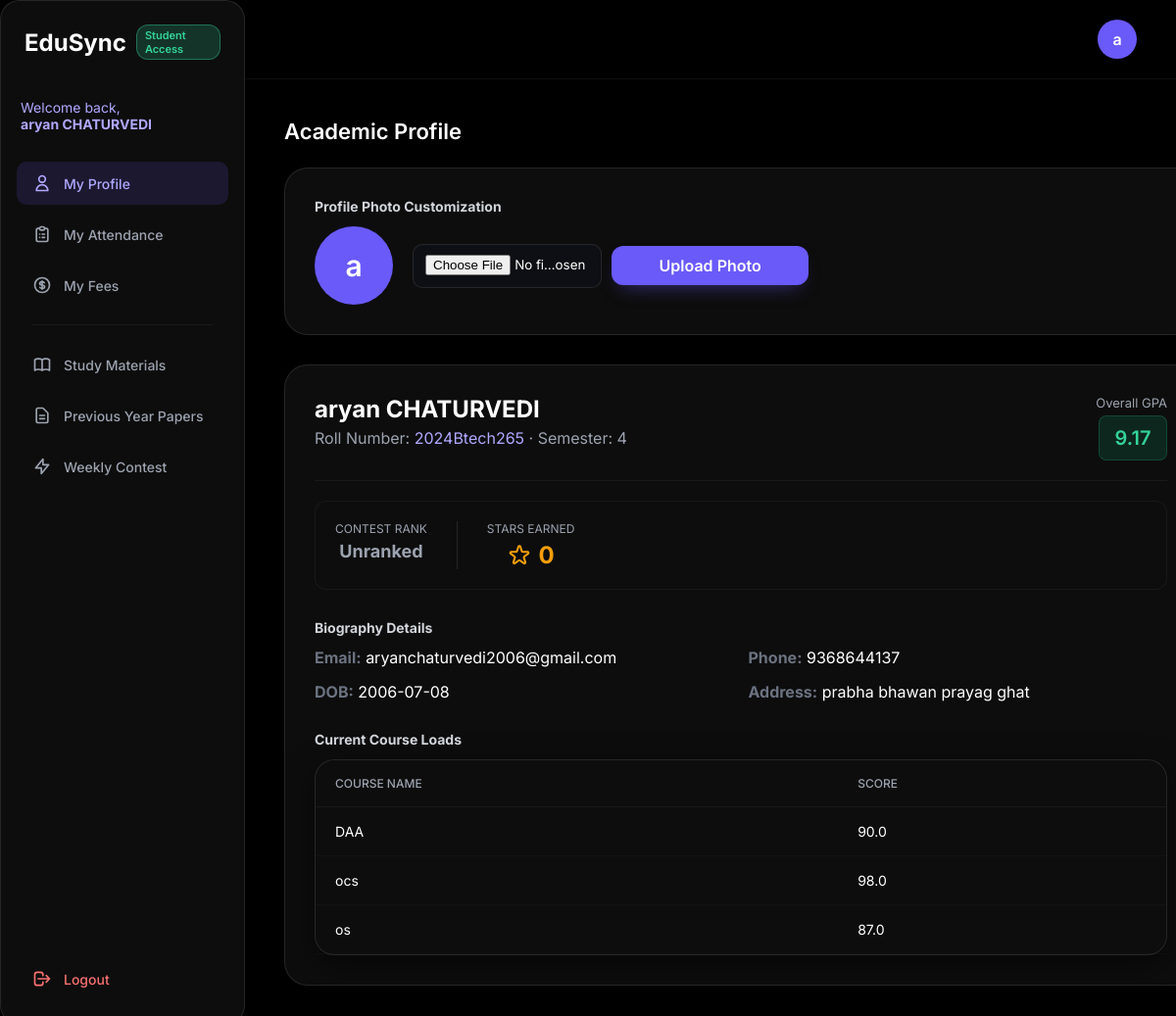
/student_dashboard (signed in), run on the app's committed database.
### tables this page shows
CREATE TABLE students (
            id INTEGER PRIMARY KEY AUTOINCREMENT,
            name TEXT,
            roll TEXT,
            age INTEGER,
            dob TEXT,
            gender TEXT,
            address TEXT,
            phone TEXT,
            email TEXT,
            semester TEXT,
            gpa REAL,
            attendance TEXT,
            extra_activities TEXT,
            sports_achievements TEXT,
            courses TEXT
        , password TEXT DEFAULT 'student123', profile_pic TEXT DEFAULT '', stars INTEGER DEFAULT 0, contest_rank TEXT DEFAULT 'Unranked');

### app.py (the view)
@app.route('/student_dashboard')
def student_dashboard():
    if 'user' not in session or session.get('role') != 'student':
        return redirect(url_for('login'))
    student_id = session['student_id']
    conn = sqlite3.connect('students.db')
    cursor = conn.cursor()
    cursor.execute("SELECT * FROM students WHERE id=?", (student_id,))
    student = cursor.fetchone()
    courses = json.loads(student[14]) if student[14] else []
    cursor.execute("SELECT * FROM fees WHERE student_id=?", (student_id,))
    fee_record = cursor.fetchone()
    cursor.execute("SELECT * FROM transactions WHERE student_id=? ORDER BY date DESC", (student_id,))
    txs = cursor.fetchall()
    cursor.execute("SELECT * FROM documents WHERE student_id=? AND file_type='Assignment Submission' ORDER BY uploaded_at DESC", (student_id,))
    assignments = cursor.fetchall()
    cursor.execute("SELECT * FROM documents WHERE student_id IS NULL AND file_type != 'Assignment Submission' AND is_pyq=0 ORDER BY uploaded_at DESC")
    study_materials = cursor.fetchall()
    cursor.execute("SELECT * FROM documents WHERE is_pyq=1 ORDER BY uploaded_at DESC")
    pyqs = cursor.fetchall()
    cursor.execute("SELECT * FROM assignment_tasks ORDER BY due_date ASC")
    all_tasks = cursor.fetchall()
    cursor.execute('''
        SELECT q.id, q.title, q.due_date, q.duration_minutes, a.start_time, a.submit_time, a.score
        FROM quizzes q
        LEFT JOIN quiz_attempts a ON q.id = a.quiz_id AND a.student_id = ?
        ORDER BY q.due_date ASC
    ''', (student_id,))
    active_quizzes = cursor.fetchall()
    cursor.execute("SELECT * FROM live_classes ORDER BY created_at DESC")
    live_classes = cursor.fetchall()
    alerts = generate_notifications(student_id)
    task_dashboard = []
    now = datetime.now()
    for t in all_tasks:
        try:
            due_dt = datetime.fromisoformat(t[3])
        except ValueError:
            due_dt = datetime.strptime(t[3], "%Y-%m-%dT%H:%M") # fallback
        locked = now > due_dt
        cursor.execute("SELECT COUNT(*) FROM documents WHERE student_id=? AND assignment_task_id=?", (student_id, t[0]))
        attempts = cursor.fetchone()[0]
        task_dashboard.append({
            "id": t[0],
            "title": t[1],
            "desc": t[2],
            "due": t[3].replace("T", " "),
            "file_path": t[4],
            "locked": locked,
            "attempts": attempts,
            "can_submit": (not locked) and (attempts < 2)
        })
    conn.close()
    return render_template('student_portal.html', student=student, courses=courses, fee_record=fee_record, transactions=txs, assignments=assignments, study_materials=study_materials, pyqs=pyqs, task_dashboard=task_dashboard, active_quizzes=active_quizzes, notifications=alerts, live_classes=live_classes)

### templates/student_portal.html (shortened to what this page needs)
<!DOCTYPE html>
<html lang="en">
<head>
    <link rel="stylesheet" href="{{ url_for('static', filename='style.css') }}">
</head>
<body class="dashboard-body">
    <div class="dashboard-layout">
        <aside class="sidebar glass-panel-dark">
            <div class="brand">
                <h2>EduSync</h2>
                <span class="badge"
                    style="background: rgba(52, 211, 153, 0.2); color: #34d399; border: 1px solid rgba(52, 211, 153, 0.4);">Student
                    Access</span>
            </div>
            <div style="padding: 10px 20px; color: #b0a8fe; font-size: 14px; margin-bottom: 20px;">
                Welcome back, <br><b>{{ student[1] }}</b>
            </div>
            <nav class="sidebar-nav">
                <a href="#" class="nav-link active" onclick="showTab('profile-tab', this)">
                    <svg width="20" height="20" fill="none" stroke="currentColor" viewBox="0 0 24 24">
                        <path stroke-linecap="round" stroke-linejoin="round" stroke-width="2"
                            d="M16 7a4 4 0 11-8 0 4 4 0 018 0zM12 14a7 7 0 00-7 7h14a7 7 0 00-7-7z"></path>
                    </svg>
                    My Profile
                </a>
                <a href="#" class="nav-link" onclick="showTab('attendance-tab', this)">
                    My Attendance
                </a>
                <a href="#" class="nav-link" onclick="showTab('fees-tab', this)">
                    My Fees
                </a>
                <hr style="border: 0; border-top: 1px solid rgba(255,255,255,0.05); margin: 10px 16px;">
                <a href="#" class="nav-link" onclick="showTab('resources-tab', this)">
                    Study Materials
                </a>
                <a href="#" class="nav-link" onclick="showTab('pyq-tab', this)">
                    <svg width="20" height="20" fill="none" stroke="currentColor" viewBox="0 0 24 24">
                        <path stroke-linecap="round" stroke-linejoin="round" stroke-width="2" d="M9 12h6m-6 4h6m2 5H7a2 2 0 01-2-2V5a2 2 0 012-2h5.586a1 1 0 01.707.293l5.414 5.414a1 1 0 01.293.707V19a2 2 0 01-2 2z"></path>
                    </svg>
                    Previous Year Papers
                </a>
                <a href="#" class="nav-link" onclick="showTab('contest-tab', this)">
                    <svg width="20" height="20" fill="none" stroke="currentColor" viewBox="0 0 24 24">
                        <path stroke-linecap="round" stroke-linejoin="round" stroke-width="2" d="M13 10V3L4 14h7v7l9-11h-7z"></path>
                    </svg>
                    Weekly Contest
                </a>
            </nav>
            <div class="sidebar-footer">
                <a href="/logout" class="nav-link logout-btn">
                    <svg width="20" height="20" fill="none" stroke="currentColor" viewBox="0 0 24 24">
                        <path stroke-linecap="round" stroke-linejoin="round" stroke-width="2"
                            d="M17 16l4-4m0 0l-4-4m4 4H7m6 4v1a3 3 0 01-3 3H6a3 3 0 01-3-3V7a3 3 0 013-3h4a3 3 0 013 3v1">
                        </path>
                    </svg>
                    Logout
                </a>
            </div>
        </aside>
        <main class="main-content">
            <header class="topbar" style="justify-content: flex-end; align-items:center;">
                <div class="user-profile">
                    {% if student|length > 16 and student[16] and student[16] != '' %}
                    <img src="{{ url_for('static', filename=student[16]) }}" style="width: 40px; height: 40px; border-radius: 50%; object-fit: cover; border: 2px solid #b0a8fe;">
                    {% else %}
                    <div class="avatar">{{ student[1][0] }}</div>
                    {% endif %}
                </div>
            </header>
            <div class="content-wrapper">
                <div id="profile-tab" class="tab-content active">
                    <div class="section-header">
                        <h3>Academic Profile</h3>
                    </div>
                    <div class="glass-panel form-panel" style="max-width: 900px; padding: 30px; margin-bottom: 30px;">
                        <h4 class="section-subtitle" style="margin-top:0;">Profile Photo Customization</h4>
                        <div style="display:flex; align-items: center; gap: 20px;">
                            {% if student|length > 16 and student[16] and student[16] != '' %}
                            <img src="{{ url_for('static', filename=student[16]) }}" style="width: 80px; height: 80px; border-radius: 50%; object-fit: cover; border: 3px solid #b0a8fe;">
                            {% else %}
                            <div class="avatar" style="width: 80px; height: 80px; font-size: 30px;">{{ student[1][0] }}</div>
                            {% endif %}
                            <form method="POST" action="/upload_profile_pic" enctype="multipart/form-data" style="display:flex; gap:10px; align-items:center;">
                                <input type="file" name="photo" accept="image/*" class="glass-input" required style="padding-top: 10px; max-width: 250px;">
                                <button type="submit" class="premium-btn" style="padding: 10px 20px;">Upload Photo</button>
                            </form>
                        </div>
                    </div>
                    <div class="glass-panel form-panel" style="max-width: 900px; padding: 30px;">
                        <div
                            style="display: flex; gap: 20px; border-bottom: 1px solid rgba(255,255,255,0.05); padding-bottom: 20px; margin-bottom: 20px;">
                            <div>
                                <h2 style="margin:0; font-size: 24px; color: #fff;">{{ student[1] }}</h2>
                                <p style="margin:5px 0 0 0; color: #9ca3af;">Roll Number: <span
                                        style="color:#b0a8fe;">{{ student[2] }}</span> &middot; Semester: {{ student[9]
                                    }}</p>
                            </div>
                            <div style="margin-left: auto; text-align: right;">
                                <p style="margin:0; font-size: 13px; color: #9ca3af;">Overall GPA</p>
                                {% set gpa = student[10] if student[10] is not none else 0.0 %}
                                <div class="gpa-score {% if gpa >= 8.0 %}high{% elif gpa >= 6.0 %}medium{% else %}low{% endif %}"
                                    style="display:inline-flex; font-size: 20px; padding: 6px 12px; margin-top: 5px;">
                                    {{ student[10] if student[10] is not none else 'N/A' }}
                                </div>
                            </div>
                        </div>
                        <div style="display: flex; gap: 30px; margin-bottom: 30px; padding: 20px; background: #0d0d0d; border-radius: 12px; border: 1px solid rgba(255,255,255,0.05);">
                            <div style="text-align:center;">
                                <p style="margin:0; font-size: 12px; color: #9ca3af; text-transform: uppercase;">Contest Rank</p>
                                <div style="font-size: 18px; font-weight: 700; color: #ffd700; margin-top: 5px; display: flex; align-items: center; justify-content: center; gap: 6px;">
                                    {% if student[18] == 'Platinum' %}
                                    <svg width="18" height="18" fill="none" stroke="#e5e4e2" viewBox="0 0 24 24"><path stroke-linecap="round" stroke-linejoin="round" stroke-width="2" d="M9 12l2 2 4-4M7.835 4.697a3.42 3.42 0 001.946-.806 3.42 3.42 0 014.438 0 3.42 3.42 0 001.946.806 3.42 3.42 0 013.138 3.138 3.42 3.42 0 00.806 1.946 3.42 3.42 0 010 4.438 3.42 3.42 0 00-.806 1.946 3.42 3.42 0 01-3.138 3.138 3.42 3.42 0 00-1.946.806 3.42 3.42 0 01-4.438 0 3.42 3.42 0 00-1.946-.806 3.42 3.42 0 01-3.138-3.138 3.42 3.42 0 00-.806-1.946 3.42 3.42 0 010-4.438 3.42 3.42 0 00.806-1.946 3.42 3.42 0 013.138-3.138z"></path></svg>
                                    <span style="color: #e5e4e2;">PLATINUM</span>
                                    {% elif student[18] == 'Silver' %}
                                    <svg width="18" height="18" fill="none" stroke="#c0c0c0" viewBox="0 0 24 24"><path stroke-linecap="round" stroke-linejoin="round" stroke-width="2" d="M12 8l-6 6 6 6 6-6-6-6z"></path></svg>
                                    <span style="color: #c0c0c0;">SILVER</span>
                                    {% else %}
                                    <span style="color: #9ca3af;">{{ student[18] or 'Unranked' }}</span>
                                    {% endif %}
                                </div>
                            </div>
                            <div style="text-align:center; border-left: 1px solid rgba(255,255,255,0.1); padding-left: 30px;">
                                <p style="margin:0; font-size: 12px; color: #9ca3af; text-transform: uppercase;">Stars Earned</p>
                                <div style="font-size: 24px; font-weight: 700; color: #f59e0b; margin-top: 5px; display: flex; align-items: center; justify-content: center; gap: 8px;">
                                    {{ student[17] or 0 }}
                                </div>
                            </div>
                        </div>
                        <h4 class="section-subtitle">Biography Details</h4>
                        <div style="display: grid; grid-template-columns: 1fr 1fr; gap: 15px; margin-bottom: 30px;">
                            <div><strong style="color:#6b7280;">Email:</strong> {{ student[8] or '-' }}</div>
                            <div><strong style="color:#6b7280;">Phone:</strong> {{ student[7] or '-' }}</div>
                            <div><strong style="color:#6b7280;">DOB:</strong> {{ student[4] or '-' }}</div>
                            <div><strong style="color:#6b7280;">Address:</strong> {{ student[6] or '-' }}</div>
                        </div>
                        <h4 class="section-subtitle">Current Course Loads</h4>
                        <div class="table-container glass-panel-dark">
                            <table class="premium-table">
                                <thead>
                                    <tr>
                                        <th>Course Name</th>
                                        <th>Score</th>
                                    </tr>
                                </thead>
                                <tbody>
                                    {% if courses %}
                                    {% for course in courses %}
                                    <tr>
                                        <td>{{ course[0] }}</td>
                                        <td>{{ course[1] }}</td>
                                    </tr>
                                    {% endfor %}
                                    {% else %}
                                    <tr>
                                        <td colspan="2">No courses registered.</td>
                                    </tr>
                                    {% endif %}
                                </tbody>
                            </table>
                        </div>
                    </div>
                </div>
            </div>
        </main>
    </div>
</body>
</html>

### data on the page
students: name "aryan CHATURVEDI", name "a", roll "2024Btech265", semester "4", gpa "9.17", contest_rank "Unranked", stars "0", email "aryanchaturvedi2006@gmail.com", phone "9368644137", dob "2006-07-08", address "prabha bhawan prayag ghat"

### other printed values
{{ course[0] }} "DAA" "ocs" "os"
{{ course[1] }} "90.0" "98.0" "87.0"
